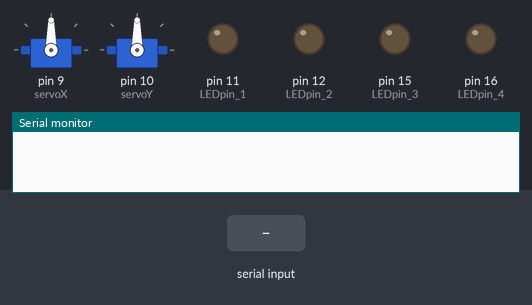
The sketch below on a simulated Arduino Uno, built with avr-gcc and run on an emulated ATmega328P. Shown: 2 × servo, output pins drawn as LEDs (lit = HIGH), the last lines printed to the serial monitor. The inputs (shaded band) are chosen by the test bench.

Above: at 1.2 s.
1.3 s: "Up\n" received over Serial
At 2.4 s:
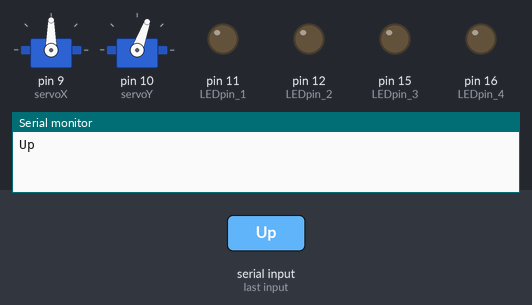
2.8 s: "Left\n" received over Serial
At 3.6 s:
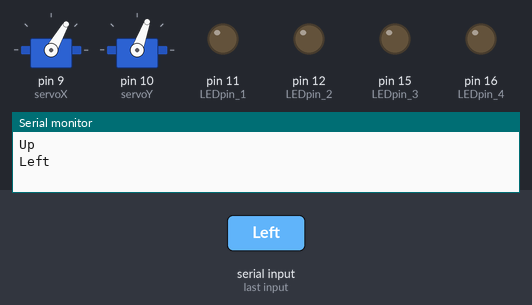
4.3 s: "Down\n" received over Serial
At 4.7 s:
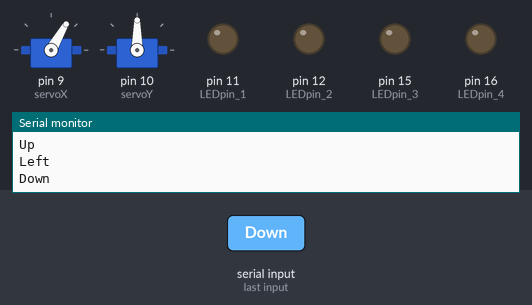
5.8 s: "ONLED1\n" received over Serial
At 7.0 s:
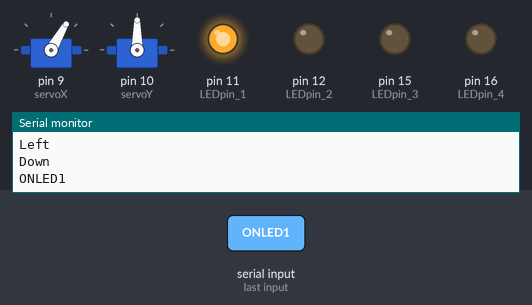
7.3 s: "Front\n" received over Serial
At 8.3 s:
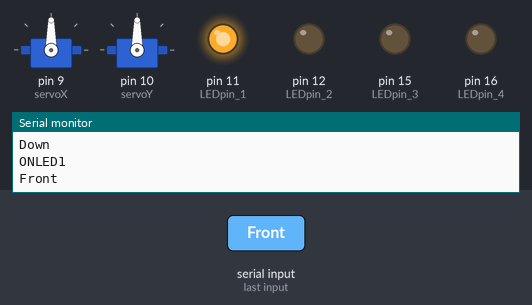
8.8 s: "Right\n" received over Serial
At 9.4 s:
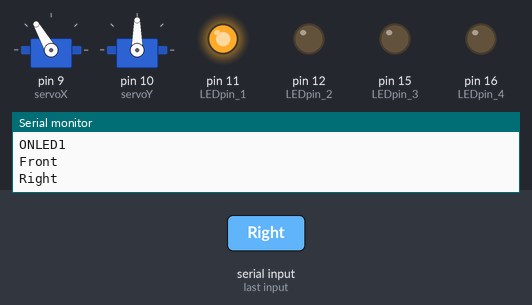
Timing chart, 0 to 11.3 s (numbered marks = the images above; inputs shaded):
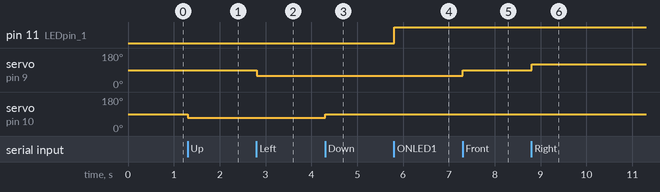

Measured:
- after the input at 1.3 s, servo on pin 10 (servoY): 90° → 70° at once
- after the input at 2.8 s, servo on pin 9 (servoX): 90° → 60° at once
- after the input at 4.3 s, servo on pin 10 (servoY): 70° → 90° at once
- after the input at 5.8 s, pin 11 (LEDpin_1): LOW → HIGH at once
- after the input at 7.3 s, servo on pin 9 (servoX): 60° → 90° at once
- after the input at 8.8 s, servo on pin 9 (servoX): 90° → 120° at once

The sketch:

LEDServoController_sj.ino
```cpp
#include <Servo.h>

Servo servoX; // X축 서보 모터
Servo servoY; // Y축 서보 모터

int LEDpin_1 = 11, LEDpin_2 = 12, LEDpin_3 = 15, LEDpin_4 = 16;

void setup() {
  servoX.attach(9); //X축 서보 모터 핀 연결
  servoY.attach(10); //Y축 서보 모터 핀 연결

  servoX.write(90); // 서보 초기 위치 설정
  servoY.write(90);

  pinMode(LEDpin_1, OUTPUT);
  pinMode(LEDpin_2, OUTPUT);
  pinMode(LEDpin_3, OUTPUT);
  pinMode(LEDpin_4, OUTPUT);

  Serial.begin(9600); // 시리얼 통신 시작
}

void loop() {
  if (Serial.available() > 0) {
    String command = Serial.readStringUntil('\n'); // 문자열로 명령어 수신

    Serial.println(command);

    // 문자열에 따라 명령어 처리
    if (command == "Front") {
      servoX.write(90); // 서보 초기 위치 설정
      servoY.write(90);
    } else if (command == "Up") {
      servoY.write(max(30, servoY.read() - 20)); // 위로 이동
    } else if (command == "Down") {
      servoY.write(min(150, servoY.read() + 20)); // 아래로 이동
    } else if (command == "Left") {
      servoX.write(max(30, servoX.read() - 30)); // 왼쪽으로 이동
    } else if (command == "Right") {
      servoX.write(min(150, servoX.read() + 30)); // 오른쪽으로 이동
    } else if (command == "ONLED1") { // LED1을 킴
      digitalWrite(LEDpin_1, HIGH);
    } else if (command == "ONLED2") { // LED2을 킴
      digitalWrite(LEDpin_2, HIGH);
    } else if (command == "ONLED3") { // LED3을 킴
      digitalWrite(LEDpin_3, HIGH);
    } else if (command == "ONLED4") { // LED4를 킴
      digitalWrite(LEDpin_4, HIGH);
    } else if (command == "OFFLED1") { // LED1를 끔
      digitalWrite(LEDpin_1, LOW);
    } else if (command == "OFFLED2") { // LED2를 끔
      digitalWrite(LEDpin_2, LOW);
    } else if (command == "OFFLED3") { // LED3를 끔
      digitalWrite(LEDpin_3, LOW);
    } else if (command == "OFFLED4") { // LED4를 끔
      digitalWrite(LEDpin_4, LOW);
    }
  }
}
```
